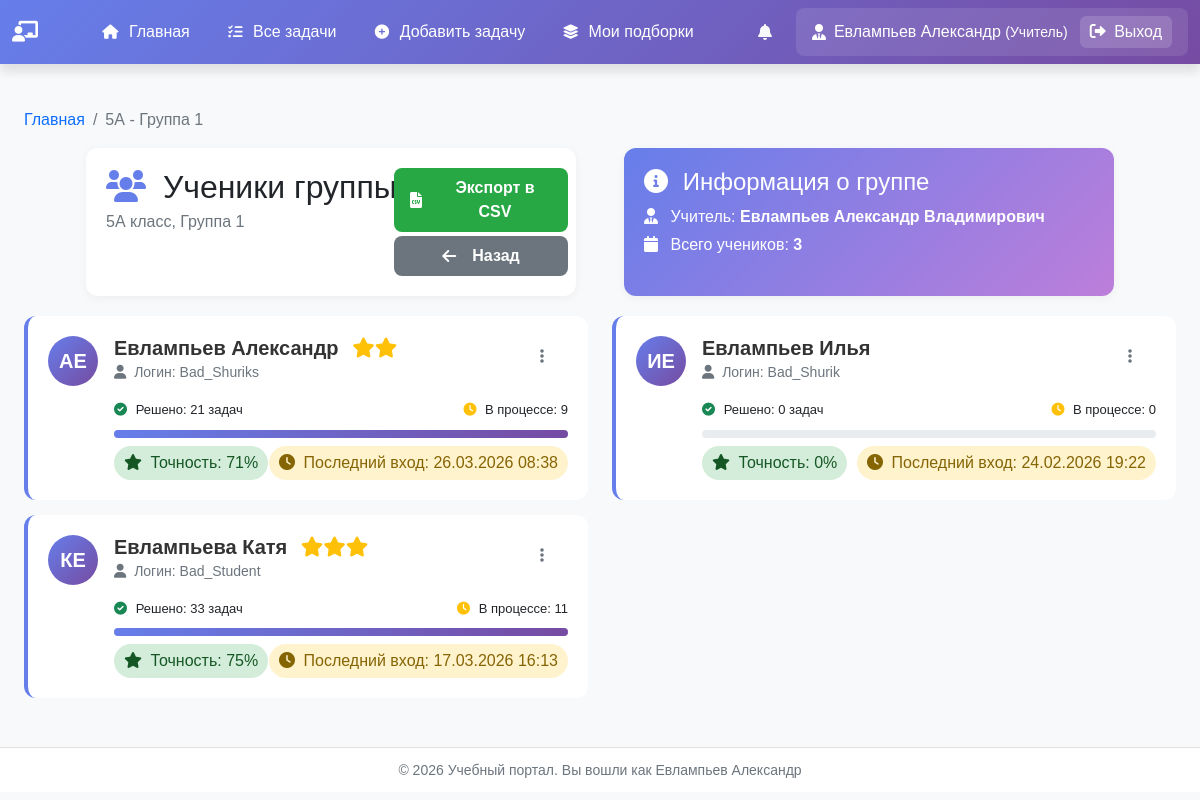
The app's page /users/group/6/students/ (signed in), older data.
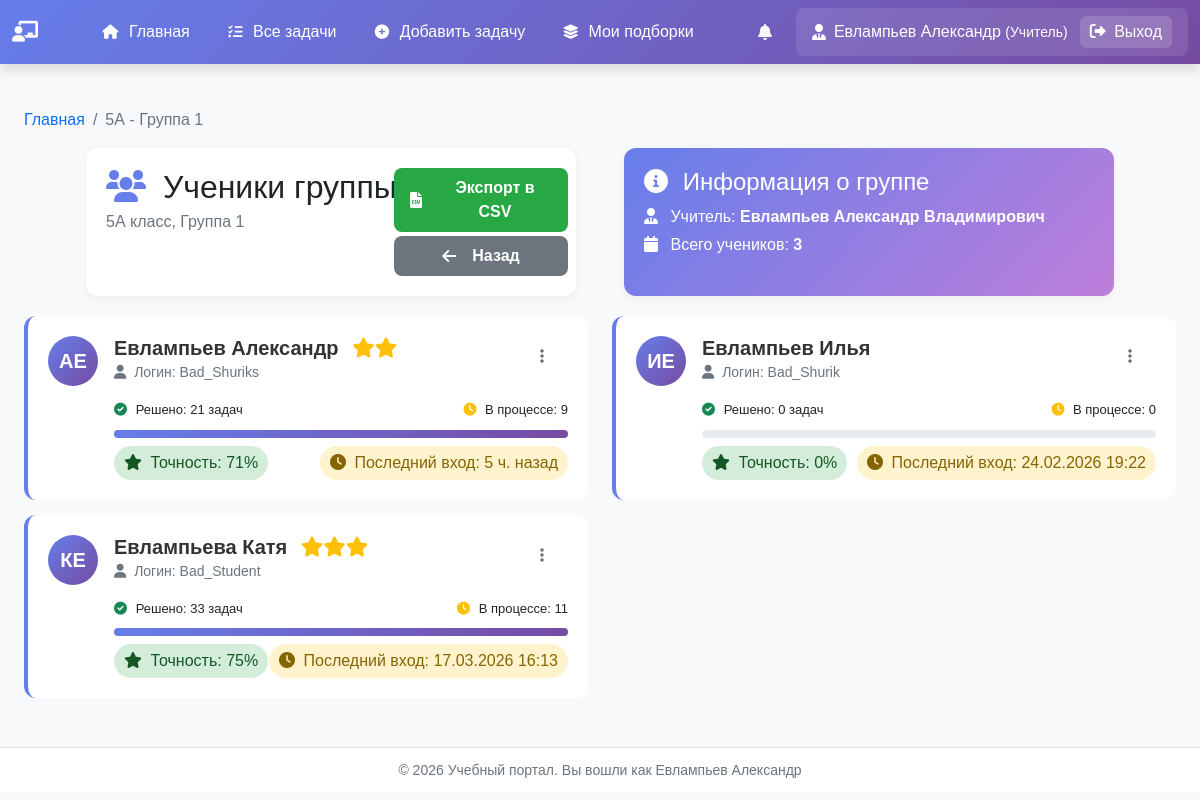
The same page, newer data.
### users_app/models.py (models this page shows, shortened)
class User(AbstractUser):
    USER_TYPES = (
        ('teacher', 'Учитель'),
        ('student', 'Ученик'),
    )
    user_type = models.CharField(max_length=10, choices=USER_TYPES, default='student')
    middle_name = models.CharField('Отчество', max_length=50, blank=True)
    class Meta:
        verbose_name = 'Пользователь'
        verbose_name_plural = 'Пользователи'

### users_app/views.py (the view)
# urls.py: path('group/<int:group_id>/students/', views.group_students, name='group_students'),
@login_required
def group_students(request, group_id):
    if request.user.user_type != 'teacher':
        return redirect('student_dashboard')
    group = get_object_or_404(Group, id=group_id, teacher=request.user)
    students = User.objects.filter(
        user_type='student',
        student_profile__group=group
    ).select_related('student_profile')
    students_data = []
    for student in students:
        all_attempts = TaskAttempt.objects.filter(user=student)
        solved_count = all_attempts.filter(
            is_solved=True
        ).values('task_id').distinct().count()
        attempted_tasks = all_attempts.values('task_id').distinct()
        in_progress_count = 0
        for task_data in attempted_tasks:
            task_id = task_data['task_id']
            has_solved = all_attempts.filter(
                task_id=task_id,
                is_solved=True
            ).exists()
            if not has_solved:
                in_progress_count += 1
        total_attempts = all_attempts.count()
        successful_attempts = all_attempts.filter(is_solved=True).count()
        if total_attempts > 0:
            accuracy = round((successful_attempts / total_attempts) * 100)
        else:
            accuracy = 0
        last_login_display = format_last_login(student.last_login)
        max_tasks = 20  # или рассчитать динамически
        students_data.append({
            'student': student,
            'solved_count': solved_count,
            'in_progress_count': in_progress_count,
            'accuracy': accuracy,
            'last_login_display': last_login_display,
            'progress_width': min(100, int((solved_count / max_tasks) * 100)),
            'max_tasks': max_tasks,
        })
    students_data.sort(key=lambda x: (x['student'].last_name, x['student'].first_name))
    context = {
        'group': group,
        'students_data': students_data,
    }
    return render(request, 'users_app/teacher/group_students.html', context)

### users_app/models.py (called while the page is built)
    def __str__(self):
        return f"{self.number}{self.letter}"

### users_app/templatetags/custom_filters.py (called while the page is built)
@register.filter
def star_rating(value):
    try:
        stars_count = value // 10
        if stars_count == 0:
            return ''
        stars_html = ''
        for i in range(stars_count):
            stars_html += '<i class="fas fa-star text-warning" title="10+ задач"></i>'
        remainder = value % 10
        if remainder >= 5:
            stars_html += '<i class="fas fa-star-half-alt text-warning" title="5+ задач"></i>'
        return stars_html
    except (TypeError, ValueError):
        return ''

### templates/users_app/teacher/group_students.html (shortened to what the changed rows need)
{% extends "base.html" %}
{% load custom_filters %}
{% block extra_css %}
    <link rel="stylesheet" href="https://cdnjs.cloudflare.com/ajax/libs/font-awesome/6.0.0/css/all.min.css">
{% endblock %}
{% block content %}
    <div class="container mt-4">
        <div class="row gap-5  justify-content-center">
            <div class="col-5  page-header d-flex justify-content-between ">
                <div>
                    <h2 class="mb-1">
                        <i class="fas fa-users me-2" style="color: #667eea;"></i>
                        Ученики группы
                    </h2>
                </div>
            </div>
        </div>
        <div class="row" id="studentsList">
            {% if students_data %}
                {% for student_data in students_data %}
                    {% with student=student_data.student %}
                        <div class="col-md-6 student-item">
                            <div class="student-card">
                                <div class="d-flex">
                                    <div class="student-avatar me-3">
                                        {{ student.first_name|first }}{{ student.last_name|first }}
                                    </div>
                                    <div class="flex-grow-1">
                                        <div class="d-flex justify-content-between align-items-start">
                                            <div class="student-info">
                                                <h5>
                                                    {{ student.last_name }} {{ student.first_name }} {{ student.middle_name }}
                                                    {% with stars=student_data.solved_count|star_rating %}
                                                        {% if stars %}
                                                            <span class="stars-container ms-2">
                                                                {{ stars|safe }}
                                                            </span>
                                                        {% endif %}
                                                    {% endwith %}
                                                </h5>
                                                <small class="text-muted">
                                                    <i class="fas fa-user me-1"></i> Логин: {{ student.username }}
                                                </small>
                                            </div>
                                            <div class="dropdown">
                                                <button class="btn btn-sm btn-outline-secondary" type="button"
                                                        data-bs-toggle="dropdown">
                                                    <i class="fas fa-ellipsis-v"></i>
                                                </button>
                                            </div>
                                        </div>
                                        <div class="mt-3">
                                            <div class="d-flex justify-content-between mb-1">
                                                <span class="task-progress">
                                                    <i class="fas fa-check-circle text-success"></i>
                                                    Решено: {{ student_data.solved_count }} задач
                                                </span>
                                                <span class="task-progress">
                                                    <i class="fas fa-clock text-warning"></i>
                                                    В процессе: {{ student_data.in_progress_count }}
                                                </span>
                                            </div>
                                            <div class="progress">
                                                <div class="progress-bar" role="progressbar"
                                                     style="width: {{ student_data.progress_width }}%"
                                                     aria-valuenow="{{ student_data.solved_count }}"
                                                     aria-valuemin="0"
                                                     aria-valuemax="{{ student_data.max_tasks }}">
                                                </div>
                                            </div>
                                            <div class="d-flex justify-content-between mt-2">
                                                <span class="badge-success">
                                                    <i class="fas fa-star me-1"></i>
                                                    Точность: {{ student_data.accuracy }}%
                                                </span>
                                                <span class="badge-warning">
                                                    <i class="fas fa-clock me-1"></i>
                                                    Последний вход: {{ student_data.last_login_display }}
                                                </span>
                                            </div>
                                        </div>
                                    </div>
                                </div>
                            </div>
                        </div>
                    {% endwith %}
                {% endfor %}
            {% endif %}
        </div>
    </div>
{% endblock %}

Row changes from the older to the newer data that the page shows:
changed User "Bad_Shuriks": last_login_display "26.03.2026 08:38" → "5 ч. назад"
